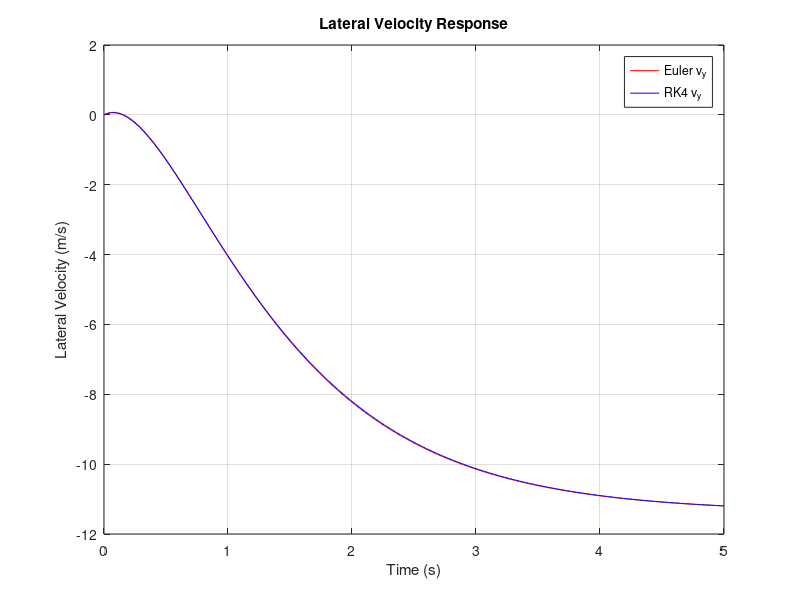
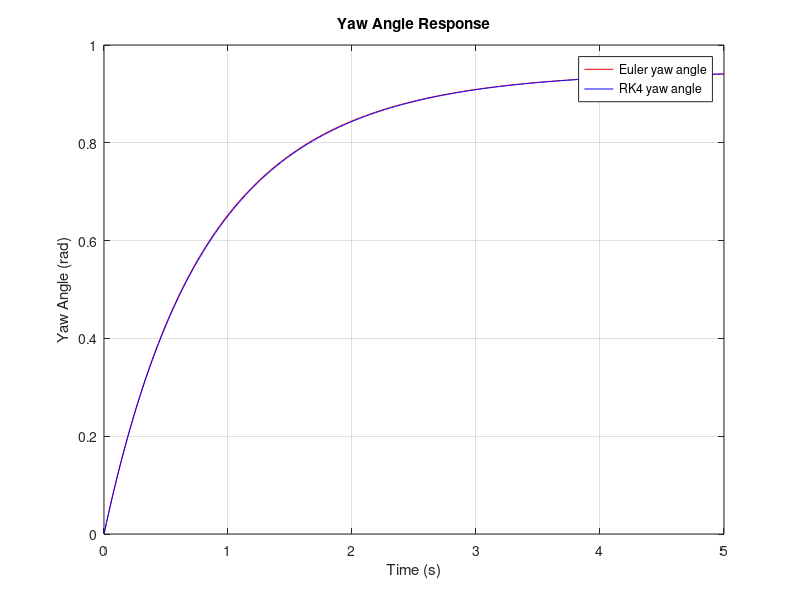
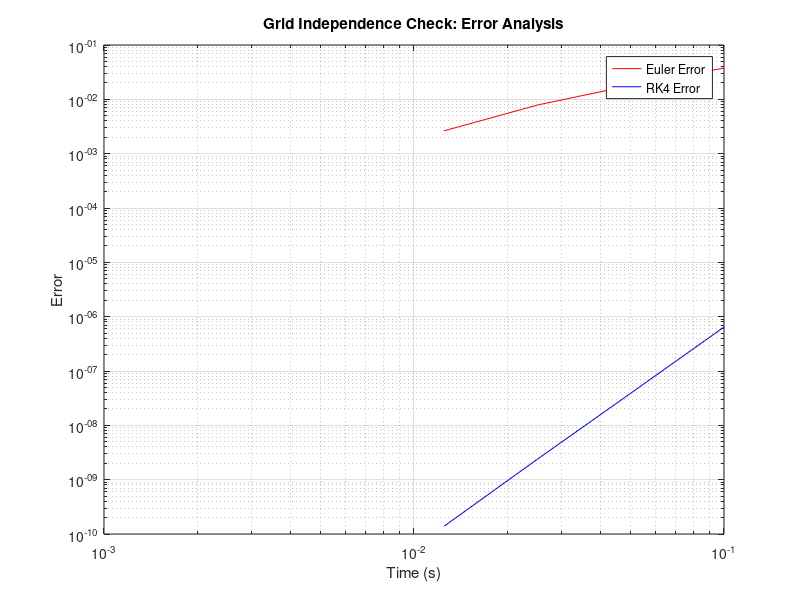

MATLAB code to generate these figures, in order:
clear; clc; close all;

% Vehicle Parameters
m = 1400;
a = 1.14;
b = 1.33;
Cf = 25000;
Cr = 21000;
Iz = 2420;
u = 75 * 1000 / 3600;   % m/s
delta = 0.1;

%A and B matrices 
A = [-(Cf + Cr)/(m*u), (-a*Cf + b*Cr)/(m*u) - u; -(a*Cf - b*Cr)/(Iz*u), -(a^2*Cf + b^2*Cr)/(Iz*u)];
B = [Cf/m; a*Cf/Iz];

% Time setup
h = 0.01;
t = 0:h:5;
N = length(t);

% Initialize vectors: [v_y; psi]
x_euler = zeros(2, N);
x_rk4   = zeros(2, N);

%Euler Method
for n = 1:N-1
    x_euler(:,n+1) = x_euler(:,n) + h * (A * x_euler(:,n) + B * delta);
end

%RK4 Method 
for n = 1:N-1
    k1 = A * x_rk4(:,n) + B * delta;
    k2 = A * (x_rk4(:,n) + 0.5*h*k1) + B * delta;
    k3 = A * (x_rk4(:,n) + 0.5*h*k2) + B * delta;
    k4 = A * (x_rk4(:,n) + h*k3) + B * delta;
    x_rk4(:,n+1) = x_rk4(:,n) + (h/6)*(k1 + 2*k2 + 2*k3 + k4);
end

%Plot Lateral Velocity
figure;
plot(t, x_euler(1,:), 'r', 'DisplayName', 'Euler v_y'); %Euler Plot
hold on;
plot(t, x_rk4(1,:), 'b', 'DisplayName', 'RK4 v_y'); %RK4 Plot
xlabel('Time (s)');
ylabel('Lateral Velocity (m/s)');
title('Lateral Velocity Response');
legend; 
grid on;

% Plot Yaw Angle
figure;
plot(t, x_euler(2,:), 'r', 'DisplayName', 'Euler yaw angle');
hold on;
plot(t, x_rk4(2,:), 'b','DisplayName', 'RK4 yaw angle');
xlabel('Time (s)');
ylabel('Yaw Angle (rad)');
title('Yaw Angle Response');
legend;
grid on;

%Grid Independence Check

dt_vec = [0.1, 0.05, 0.025, 0.0125, 0.00625];  % Time intervals reduced by half each time 
% Initialize vectors  
euler_final = zeros(size(dt_vec));
rk4_final   = zeros(size(dt_vec));

% Loop through each time step and compute.
for i = 1:length(dt_vec)    
    % Set time step
    h = dt_vec(i);
    t = 0:h:5;
    N = length(t);
    x0 = [0; 0];

    % Euler
    x_euler = zeros(2, N);

    % Initial condition
    x_euler(:,1) = x0;
    for n = 1:N-1
        x_euler(:,n+1) = x_euler(:,n) + h * (A * x_euler(:,n) + B * delta);
    end

    % RK4
    x_rk4 = zeros(2, N);

    % Initial condition
    x_rk4(:,1) = x0;
    for n = 1:N-1 
        k1 = A * x_rk4(:,n) + B * delta;
        k2 = A * (x_rk4(:,n) + 0.5*h*k1) + B * delta;
        k3 = A * (x_rk4(:,n) + 0.5*h*k2) + B * delta;
        k4 = A * (x_rk4(:,n) + h*k3) + B * delta;
        x_rk4(:,n+1) = x_rk4(:,n) + (h/6)*(k1 + 2*k2 + 2*k3 + k4);
    end

    % Store norm of final state (v_y and psi)
    euler_final(i) = norm(x_euler(:,end));
    rk4_final(i)   = norm(x_rk4(:,end));
end

% Error Calculation
euler_err = abs(euler_final - euler_final(end));
rk4_err   = abs(rk4_final   - rk4_final(end));

% Grid Independence Log-log plot
figure;
loglog(dt_vec, euler_err, 'r', 'DisplayName', 'Euler Error');
hold on;
loglog(dt_vec, rk4_err, 'b', 'DisplayName', 'RK4 Error');
xlabel('Time (s)');
ylabel('Error');
title('Grid Independence Check: Error Analysis');
legend;
grid on;
